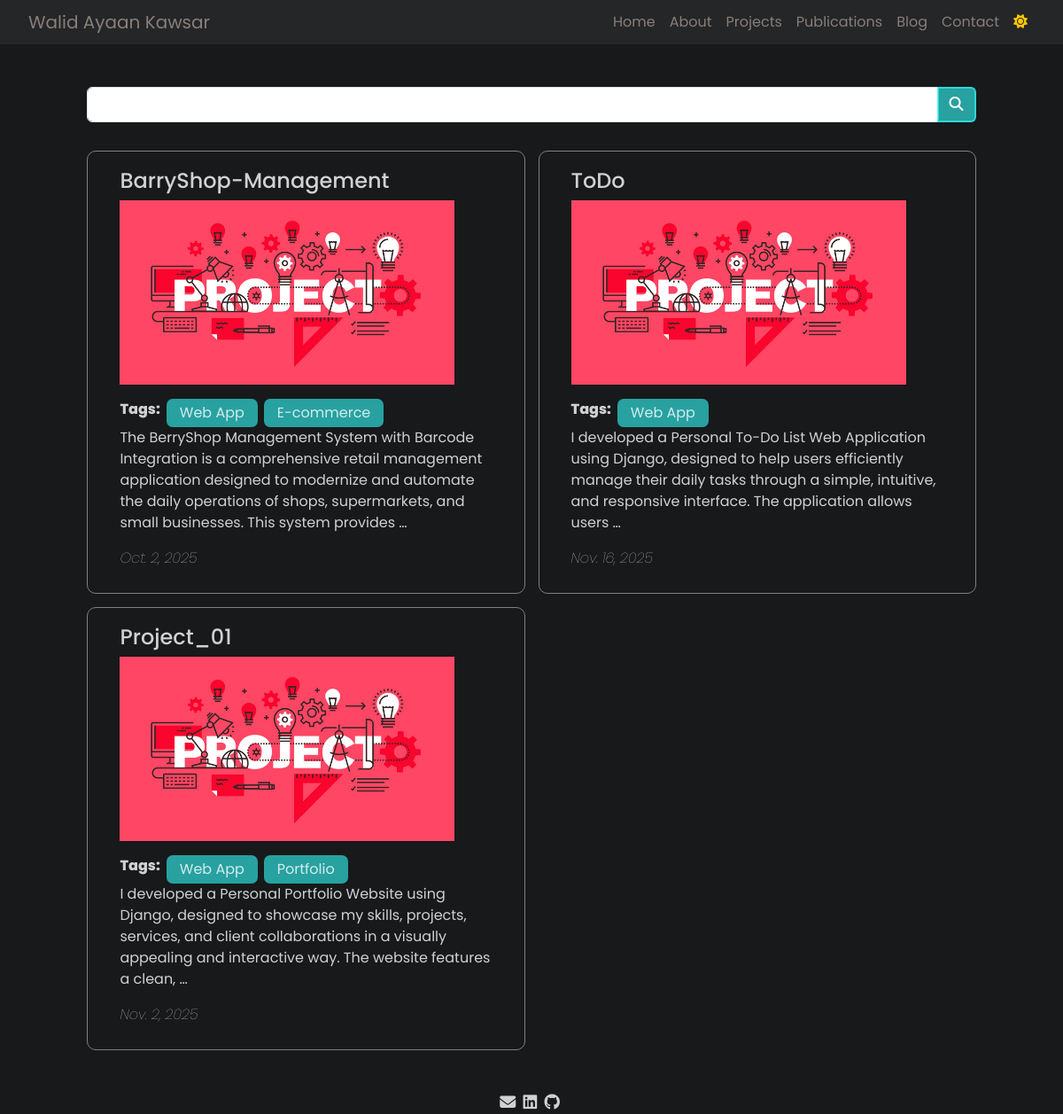
The app's page /project/ with its own data.
### main/models.py (models this page shows)
class Project(models.Model):
    project_name = models.CharField(max_length=100, blank=True, null=True)
    picture = models.ImageField(upload_to='picture of project/', blank=True, null=True)
    tag = models.ManyToManyField(Tags, related_name="posts", blank=True)
    date = models.DateField(blank=True, null=True)
    description = models.TextField(blank=True, null=True)
    github_link = models.URLField(blank=True, null=True)
    website_link = models.URLField(blank=True, null=True)

class Tags(models.Model):
    Tag_name = models.CharField(max_length=100, unique=True, blank=True, null=True)

### main/views.py (the view)
# urls.py: path('project/', views.project, name='project'),
def project(request):
    project = Project.objects.all()
    links = Contact.objects.first()
    return render(request, 'pages/project.html', {'link': links, 'projects': project})

### templates/pages/project.html (shortened to what this page needs)
{% load static %}
<!DOCTYPE html>
<html lang="en">
<head>
    <link href="https://cdn.jsdelivr.net/npm/bootstrap@5.3.2/dist/css/bootstrap.min.css" rel="stylesheet"
>
    <link rel="stylesheet" href="https://cdnjs.cloudflare.com/ajax/libs/font-awesome/6.4.2/css/all.min.css"
 />
    <link rel="stylesheet" href="{% static "css/all.css" %}">
    <link rel="stylesheet" href="{% static "css/project.css" %}">
</head>
<body id="body" class="dark-mode">
    <nav class="navbar navbar-expand-lg">
        <div class="">
            <a class="navbar-brand" href="../index">Walid Ayaan Kawsar</a>
        </div>
        <div class="collapse navbar-collapse" id="navbarNav">
            <ul class="navbar-nav ms-auto">
                <li class="nav-item">
                    <a class="nav-link" href="{% url 'home' %}">Home</a>
                </li>
                <li class="nav-item">
                    <a class="nav-link" href="{% url 'about' %}">About</a>
                </li>
                <li class="nav-item">
                    <a class="nav-link" href="{% url 'project' %}">Projects</a>
                </li>
                <li class="nav-item">
                    <a class="nav-link" href="{% url 'publications' %}">Publications</a>
                </li>
                <li class="nav-item">
                    <a class="nav-link" href="{% url 'blog' %}">Blog</a>
                </li>
                <li class="nav-item">
                    <a class="nav-link" href="{% url 'contact' %}">Contact</a>
                </li>
                <li>
                    <button class="nav-link" id="toggle-mode"><i class="fa-solid fa-sun"
                            style="color: #ffc800;"></i></button>
                </li>
            </ul>
        </div>
    </nav>
    <section>
        <div id="all-projects">
            <form method='get', action="{% url 'project_search' %}">
                <div class="input-group">
                    <input type="text" class="form-control" name='q' placeholder="Search Projects Here" value="{{ request.GET.q }}">
                    <div class="input-group-append">
                        <button class="btn btn-primary" type="submit" id="search-btn">
                            <i class="fa fa-search"></i>
                        </button>
                    </div>
                </div>
            </form>
            <div id="posts-container">
                {% for project in projects %}
                <a href="{% url 'viewProject' project.id %}" class="post">
                    <button type="submit">
                        <h4>{{ project.project_name }}</h4>
                        <div>
                            <img class="project-img" src="../files/projectImage/project.jpeg" alt="">
                        </div>
                        <div class="tags-container">
                            <Span style="font-weight: 800;">Tags: </Span>
			    {% for tag in project.tag.all %}
			        <span class="tag">{{ tag.Tag_name }}</span>
			    {% endfor %}
                        </div>
                        <p>{{ project.description|truncatewords:30 }}</p>
                        <p class="blog-date fst-italic fw-lighter">{{ project.date }}</p>
                    </button>
                </a>
                {% endfor %}
            </div>
        </div>
    </section>
    <footer>
        <a href="mailto: {{ link.mail }}"><i class="fa-solid fa-envelope"></i></a>
        <a href="{{ link.linkedin }}"><i class="fa-brands fa-linkedin"></i></a>
        <a href="{{ link.github }}"><i class="fa-brands fa-github"></i></a>
    </footer>
</body>
</html>

### static/css/all.css (style rules this page uses)
:root { --fontColor: rgba(255,255,255,0.8); --BGcolor: #17191a; --navBG: #242627; }
body.dark-mode { --fontColor: rgba(255,255,255,0.8); --BGcolor: #17191a; background-color: #17191a !important; color: rgba(255,255,255,0.8) !important; font-family: 'Poppins', sans-serif !important; }
nav { background-color: var(--BGcolor) !important; color: var(--fontColor) !important; padding: 0.3rem 2rem !important; }
.navbar { background-color: var(--navBG) !important; }
.navbar-brand, .nav-link { color: #8a7e79 !important; }
.nav-link { position: relative; text-decoration: none; }
.nav-link::before { content: ''; position: absolute; bottom: 0; left: 0; width: 0; height: 2px; background-color: #0088ff; transition: width 0.3s ease; }
section { padding: 0 4.5rem; }
footer { width: 100%; text-align: center; }
footer > a > i { color: var(--fontColor); font-size: large; margin-right: 4px; }

### static/css/project.css (style rules this page uses)
#all-projects { width: 95% !important; margin: 3rem auto !important; }
input::placeholder { color: var(--fontColor) !important; }
#search-btn { border-top-left-radius: 0; border-bottom-left-radius: 0; background-color: rgba(52, 253, 253, 0.597) !important; border: 2px solid rgba(52, 253, 253, 0.597) !important; }
#posts-container { padding-top: 2rem !important; display: grid; grid-template-columns: repeat(2, 1fr); grid-gap: 15px; }
.post { padding: 18px 30px 10px 30px; border-radius: 10px; border: 1px solid gray; }
.post>button { background-color: transparent !important; border: none !important; color: var(--fontColor) !important; text-align: left; }
.tag { padding: 4px 15px; background-color: rgba(52, 253, 253, 0.597); border-radius: 7px; white-space: nowrap; }
.tags-container { display: flex; flex-wrap: wrap; gap: 7px; }
.project-img { width: 90%; max-width: 90% !important; margin-bottom: 1rem !important; }
.post { transition: all 0.3s ease; }

### records on screen
Project: project_name "BarryShop-Management", description "The BerryShop Management System with Barcode Integration is a comprehensive retail management application designed to modernize and automate the daily operations of shops, supermarkets, and small businesses. This system provides …", date "Oct. 2, 2025"
Tags: Tag_name "Web App"
Tags: Tag_name "E-commerce"
Project: project_name "ToDo", description "I developed a Personal To-Do List Web Application using Django, designed to help users efficiently manage their daily tasks through a simple, intuitive, and responsive interface. The application allows users …", date "Nov. 16, 2025"
Project: project_name "Project_01", description "I developed a Personal Portfolio Website using Django, designed to showcase my skills, projects, services, and client collaborations in a visually appealing and interactive way. The website features a clean, …", date "Nov. 2, 2025"
Tags: Tag_name "Portfolio"
